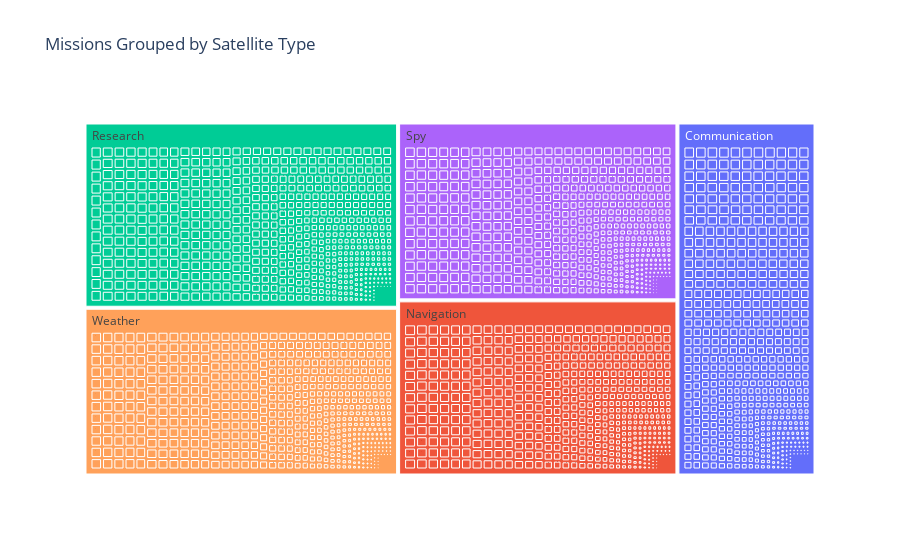

Notebook code for this chart:
### Code cell
fig = px.treemap(data, 
                 path=['Satellite Type', 'Mission Name'], 
                 values='Budget (in Billion $)',
                 color='Satellite Type',
                 title="Missions Grouped by Satellite Type")
fig.show()

### Figure 1 — Plotly figure (JSON) as saved in the notebook; plotly's stock layout.template omitted (floating-point values rounded to 4 significant figures; data arrays with more than 128 entries replaced by an {"elided": "..."} marker saying what was removed)
{"data": [{"branchvalues": "total", "customdata": {"elided": "3003x1 str values"}, "domain": {"x": [0, 1], "y": [0, 1]}, "hovertemplate": "labels=%{label}<br>Budget (in Billion $)=%{value}<br>parent=%{parent}<br>id=%{id}<br>Satellite Type=%{customdata[0]}<extra></extra>", "ids": {"elided": "3003 str values"}, "labels": {"elided": "3003 str values"}, "marker": {"colors": {"elided": "3003 str values"}}, "name": "", "parents": {"elided": "3003 str values"}, "type": "treemap", "values": {"elided": "3003 float values"}}], "layout": {"legend": {"tracegroupgap": 0}, "title": {"text": "Missions Grouped by Satellite Type"}}}
